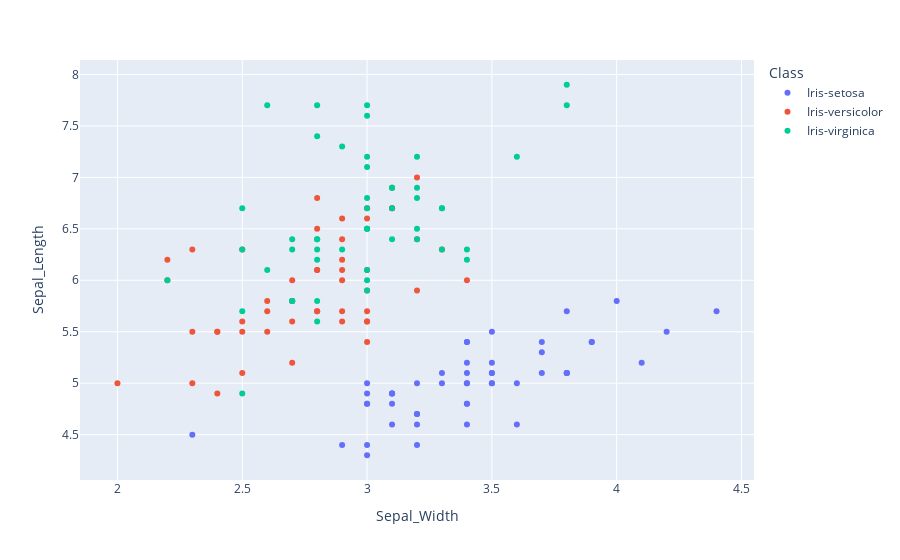

Notebook source saved alongside this figure:
### Code cell
fig = plx.scatter(iris,x='Sepal_Width',y='Sepal_Length',color="Class")
fig.show()

### Figure 1 — Plotly figure (JSON) as saved in the notebook; plotly's stock layout.template omitted (floating-point values rounded to 4 significant figures)
{"data": [{"hovertemplate": "Class=Iris-setosa<br>Sepal_Width=%{x}<br>Sepal_Length=%{y}<extra></extra>", "legendgroup": "Iris-setosa", "marker": {"color": "#636efa", "symbol": "circle"}, "mode": "markers", "name": "Iris-setosa", "orientation": "v", "showlegend": true, "type": "scatter", "x": [3.5, 3, 3.2, 3.1, 3.6, 3.9, 3.4, 3.4, 2.9, 3.1, 3.7, 3.4, 3, 3, 4, 4.4, 3.9, 3.5, 3.8, 3.8, 3.4, 3.7, 3.6, 3.3, 3.4, 3, 3.4, 3.5, 3.4, 3.2, 3.1, 3.4, 4.1, 4.2, 3.1, 3.2, 3.5, 3.1, 3, 3.4, 3.5, 2.3, 3.2, 3.5, 3.8, 3, 3.8, 3.2, 3.7, 3.3], "xaxis": "x", "y": [5.1, 4.9, 4.7, 4.6, 5, 5.4, 4.6, 5, 4.4, 4.9, 5.4, 4.8, 4.8, 4.3, 5.8, 5.7, 5.4, 5.1, 5.7, 5.1, 5.4, 5.1, 4.6, 5.1, 4.8, 5, 5, 5.2, 5.2, 4.7, 4.8, 5.4, 5.2, 5.5, 4.9, 5, 5.5, 4.9, 4.4, 5.1, 5, 4.5, 4.4, 5, 5.1, 4.8, 5.1, 4.6, 5.3, 5], "yaxis": "y"}, {"hovertemplate": "Class=Iris-versicolor<br>Sepal_Width=%{x}<br>Sepal_Length=%{y}<extra></extra>", "legendgroup": "Iris-versicolor", "marker": {"color": "#EF553B", "symbol": "circle"}, "mode": "markers", "name": "Iris-versicolor", "orientation": "v", "showlegend": true, "type": "scatter", "x": [3.2, 3.2, 3.1, 2.3, 2.8, 2.8, 3.3, 2.4, 2.9, 2.7, 2, 3, 2.2, 2.9, 2.9, 3.1, 3, 2.7, 2.2, 2.5, 3.2, 2.8, 2.5, 2.8, 2.9, 3, 2.8, 3, 2.9, 2.6, 2.4, 2.4, 2.7, 2.7, 3, 3.4, 3.1, 2.3, 3, 2.5, 2.6, 3, 2.6, 2.3, 2.7, 3, 2.9, 2.9, 2.5, 2.8], "xaxis": "x", "y": [7, 6.4, 6.9, 5.5, 6.5, 5.7, 6.3, 4.9, 6.6, 5.2, 5, 5.9, 6, 6.1, 5.6, 6.7, 5.6, 5.8, 6.2, 5.6, 5.9, 6.1, 6.3, 6.1, 6.4, 6.6, 6.8, 6.7, 6, 5.7, 5.5, 5.5, 5.8, 6, 5.4, 6, 6.7, 6.3, 5.6, 5.5, 5.5, 6.1, 5.8, 5, 5.6, 5.7, 5.7, 6.2, 5.1, 5.7], "yaxis": "y"}, {"hovertemplate": "Class=Iris-virginica<br>Sepal_Width=%{x}<br>Sepal_Length=%{y}<extra></extra>", "legendgroup": "Iris-virginica", "marker": {"color": "#00cc96", "symbol": "circle"}, "mode": "markers", "name": "Iris-virginica", "orientation": "v", "showlegend": true, "type": "scatter", "x": [3.3, 2.7, 3, 2.9, 3, 3, 2.5, 2.9, 2.5, 3.6, 3.2, 2.7, 3, 2.5, 2.8, 3.2, 3, 3.8, 2.6, 2.2, 3.2, 2.8, 2.8, 2.7, 3.3, 3.2, 2.8, 3, 2.8, 3, 2.8, 3.8, 2.8, 2.8, 2.6, 3, 3.4, 3.1, 3, 3.1, 3.1, 3.1, 2.7, 3.2, 3.3, 3, 2.5, 3, 3.4, 3], "xaxis": "x", "y": [6.3, 5.8, 7.1, 6.3, 6.5, 7.6, 4.9, 7.3, 6.7, 7.2, 6.5, 6.4, 6.8, 5.7, 5.8, 6.4, 6.5, 7.7, 7.7, 6, 6.9, 5.6, 7.7, 6.3, 6.7, 7.2, 6.2, 6.1, 6.4, 7.2, 7.4, 7.9, 6.4, 6.3, 6.1, 7.7, 6.3, 6.4, 6, 6.9, 6.7, 6.9, 5.8, 6.8, 6.7, 6.7, 6.3, 6.5, 6.2, 5.9], "yaxis": "y"}], "layout": {"legend": {"title": {"text": "Class"}, "tracegroupgap": 0}, "margin": {"t": 60}, "xaxis": {"anchor": "y", "domain": [0, 1], "title": {"text": "Sepal_Width"}}, "yaxis": {"anchor": "x", "domain": [0, 1], "title": {"text": "Sepal_Length"}}}}
